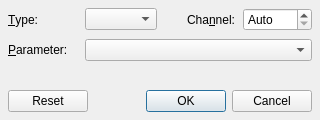
<?xml version="1.0" encoding="UTF-8"?>
<ui version="4.0">
 <author>rncbc aka Rui Nuno Capela</author>
 <comment>qtractor - An Audio/MIDI multi-track sequencer.

   Copyright (C) 2012-2015, rncbc aka Rui Nuno Capela. All rights reserved.

   This program is free software; you can redistribute it and/or
   modify it under the terms of the GNU General Public License
   as published by the Free Software Foundation; either version 2
   of the License, or (at your option) any later version.

   This program is distributed in the hope that it will be useful,
   but WITHOUT ANY WARRANTY; without even the implied warranty of
   MERCHANTABILITY or FITNESS FOR A PARTICULAR PURPOSE.  See the
   GNU General Public License for more details.

   You should have received a copy of the GNU General Public License along
   with this program; if not, write to the Free Software Foundation, Inc.,
   51 Franklin Street, Fifth Floor, Boston, MA 02110-1301 USA.

 </comment>
 <class>synthv1widget_control</class>
 <widget class="QDialog" name="synthv1widget_control">
  <property name="geometry">
   <rect>
    <x>0</x>
    <y>0</y>
    <width>320</width>
    <height>120</height>
   </rect>
  </property>
  <property name="windowTitle">
   <string>MIDI Controller</string>
  </property>
  <property name="windowIcon">
   <iconset resource="synthv1.qrc">
    <normaloff>:/images/synthv1_preset.png</normaloff>:/images/synthv1_preset.png</iconset>
  </property>
  <layout class="QGridLayout">
   <item row="0" column="0">
    <widget class="QLabel" name="ControlTypeTextLabel">
     <property name="text">
      <string>&amp;Type:</string>
     </property>
     <property name="buddy">
      <cstring>ControlTypeComboBox</cstring>
     </property>
    </widget>
   </item>
   <item row="0" column="1">
    <widget class="QComboBox" name="ControlTypeComboBox">
     <property name="toolTip">
      <string>MIDI event type</string>
     </property>
    </widget>
   </item>
   <item row="0" column="2">
    <widget class="QLabel" name="ControlChannelTextLabel">
     <property name="text">
      <string>Cha&amp;nnel:</string>
     </property>
     <property name="alignment">
      <set>Qt::AlignRight|Qt::AlignTrailing|Qt::AlignVCenter</set>
     </property>
     <property name="buddy">
      <cstring>ControlChannelSpinBox</cstring>
     </property>
    </widget>
   </item>
   <item row="0" column="3">
    <widget class="QSpinBox" name="ControlChannelSpinBox">
     <property name="toolTip">
      <string>MIDI channel</string>
     </property>
     <property name="specialValueText">
      <string>Auto</string>
     </property>
     <property name="accelerated">
      <bool>false</bool>
     </property>
     <property name="minimum">
      <number>0</number>
     </property>
     <property name="maximum">
      <number>16</number>
     </property>
    </widget>
   </item>
   <item row="1" column="0">
    <widget class="QLabel" name="ControlParamTextLabel">
     <property name="text">
      <string>&amp;Parameter:</string>
     </property>
     <property name="buddy">
      <cstring>ControlParamComboBox</cstring>
     </property>
    </widget>
   </item>
   <item row="1" column="1" colspan="3">
    <widget class="QComboBox" name="ControlParamComboBox">
     <property name="minimumSize">
      <size>
       <width>220</width>
       <height>0</height>
      </size>
     </property>
     <property name="toolTip">
      <string>MIDI parameter</string>
     </property>
    </widget>
   </item>
   <item row="2" column="0" colspan="4">
    <spacer>
     <property name="orientation">
      <enum>Qt::Vertical</enum>
     </property>
     <property name="sizeHint">
      <size>
       <width>20</width>
       <height>8</height>
      </size>
     </property>
    </spacer>
   </item>
   <item row="3" column="0" colspan="4">
    <widget class="QDialogButtonBox" name="DialogButtonBox">
     <property name="orientation">
      <enum>Qt::Horizontal</enum>
     </property>
     <property name="standardButtons">
      <set>QDialogButtonBox::Cancel|QDialogButtonBox::Ok|QDialogButtonBox::Reset</set>
     </property>
    </widget>
   </item>
  </layout>
 </widget>
 <layoutdefault spacing="8" margin="8"/>
 <tabstops>
  <tabstop>ControlTypeComboBox</tabstop>
  <tabstop>ControlChannelSpinBox</tabstop>
  <tabstop>ControlParamComboBox</tabstop>
  <tabstop>DialogButtonBox</tabstop>
 </tabstops>
 <resources>
  <include location="synthv1.qrc"/>
 </resources>
 <connections/>
</ui>
